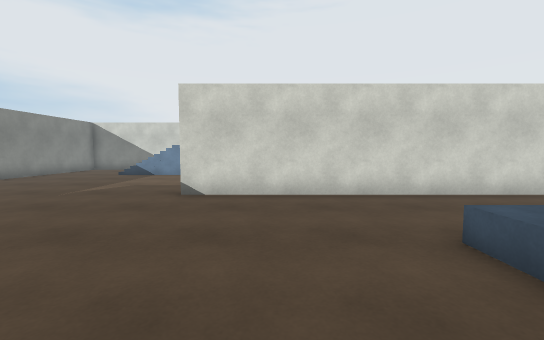
View 1 (above)

18 first-person views from a walk through a scene from a Unity 3-D project. The camera is 1.2 m above the floor, tilts 4° down and sees 90° across. The floor is counted in squares, 1 m on a side. Each view is taken from the middle of a square. On the plan, view 1 faces up. The plan holds only what a view shows up to about 13 squares ahead; the rest is blank. The player character is not drawn. Door leaves are left out, so doorways stand open.

View 2
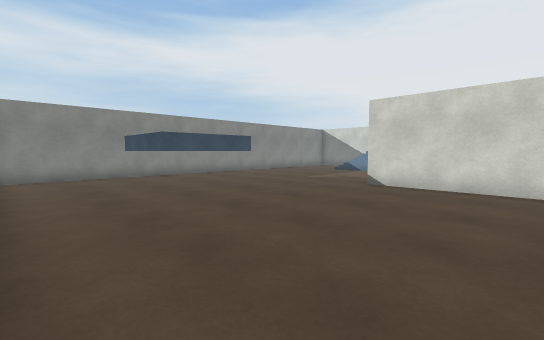

View 3
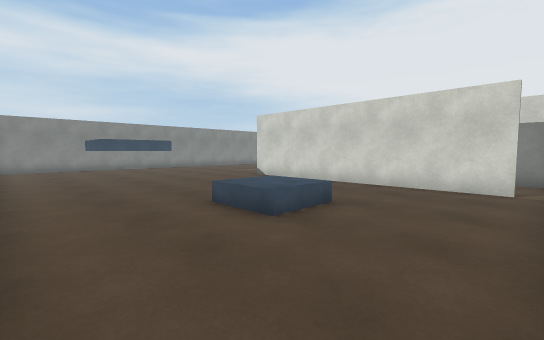

View 4
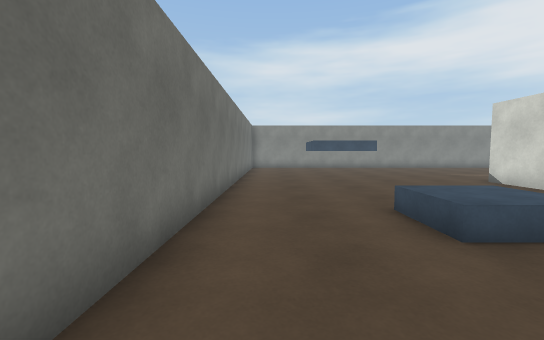

View 5
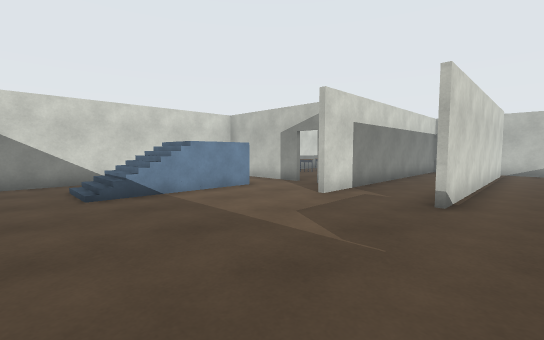

View 6
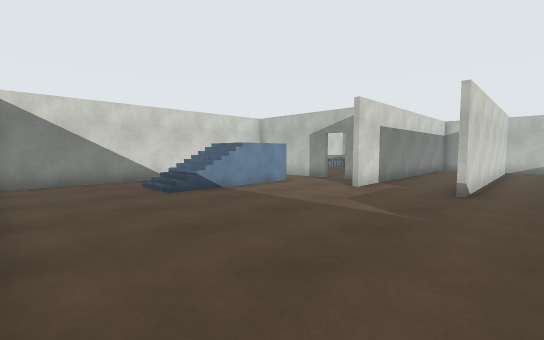

View 7
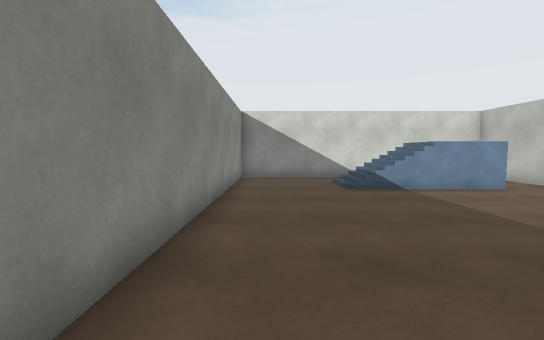

View 8
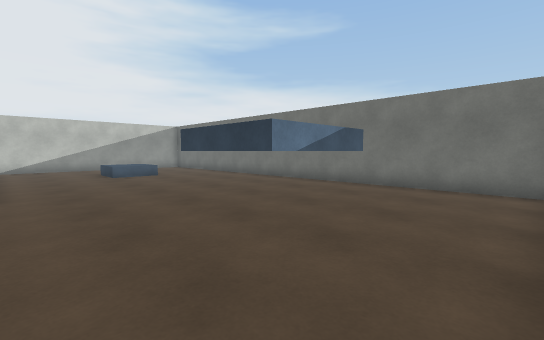

View 9
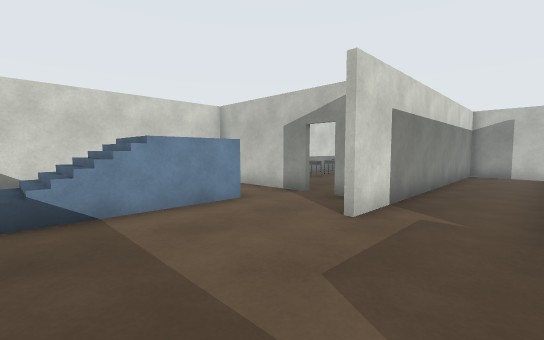

View 10
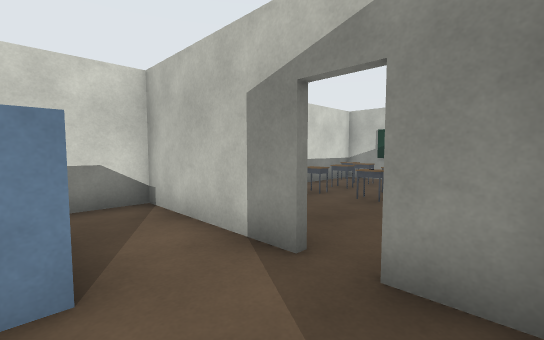

View 11
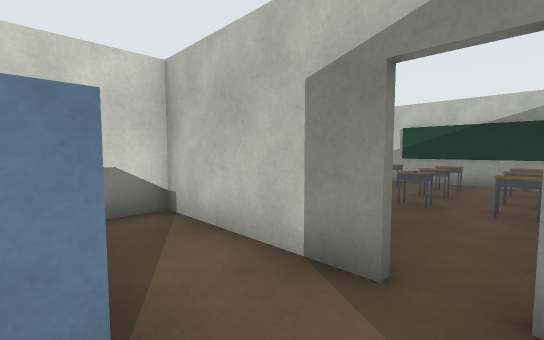

View 12
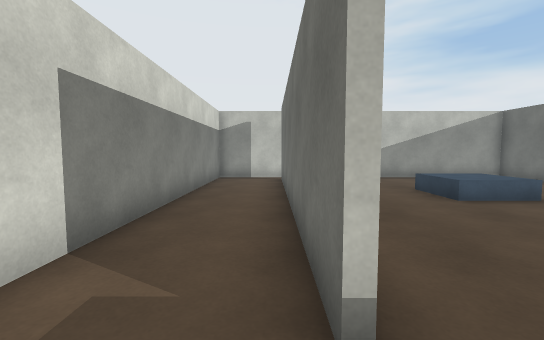

View 13
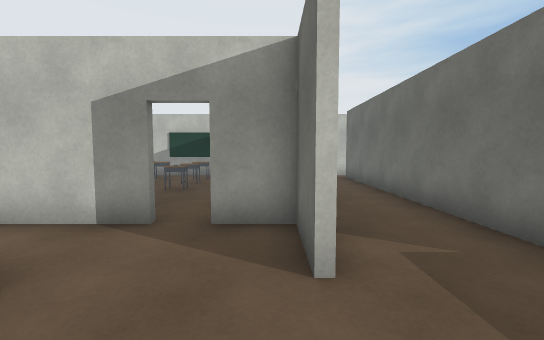

View 14
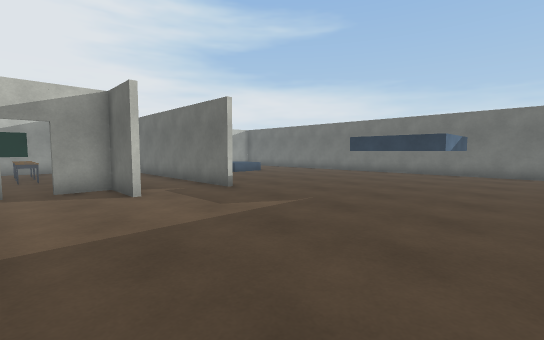

View 15
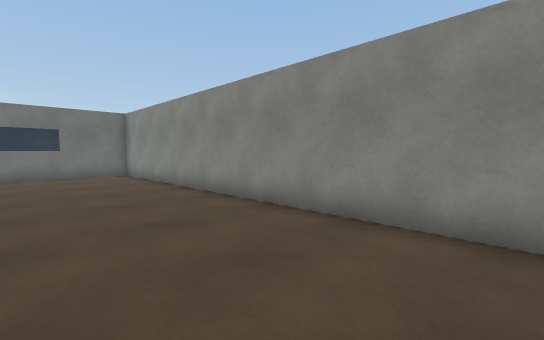

View 16
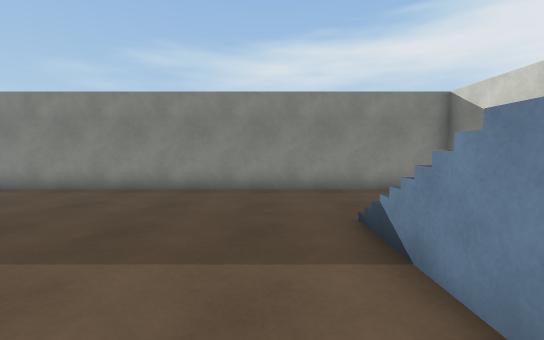

View 17
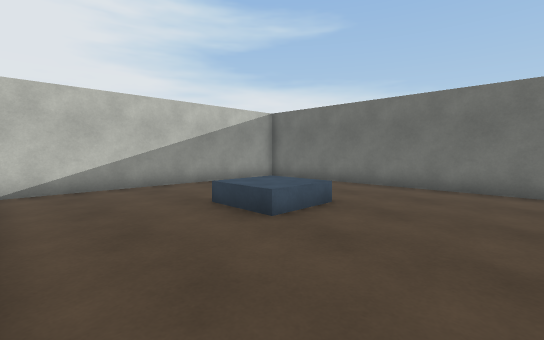

View 18
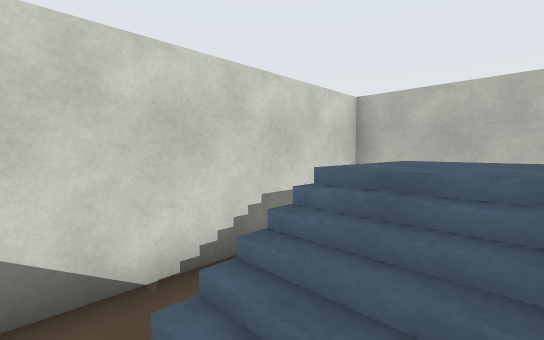

### Floor plan
Key: @ floor where view 1 was taken; # wall or solid block; x gap in a wall; . main floor; : floor 0.5 m higher than the main floor; + floor 1.5 m higher than the main floor; / step, stairs or slope; D open door; ^ raised ledge; O other object.
Columns run from 12 left of view 1 to 9 right of it. Each row starts with its distance up from view 1.
 18 #############
 17 #.......  ..#    ##O#
 16 #......   ..#  OOOOO#
 15 #....///  ..# .OOOOO#
 14 #..../// +..#..OOOOO#
 13 #..........Dx..OOOOO#
 12 #..........Dx..OOOOO##
 11 #.........############
 10 #....................#
  9 #....................#
  8 #.........##########.#
  7 #....................#
  6 #....................#
  5 #....................#
  4 #...^^^^.............#
  3 #...^  ^.......::....#
  2 #...^  ^.......::....#
  1 #...^^^#.............#
  0 #...........@........#
 -1 #....................#
 -2 #.................. .#
 -3 #####################

Positions as (right, up) in squares from view 1, and headings:
1: (0, 0), facing up
2: (2, -2), facing up-left
3: (8, -2), facing up-left
4: (8, -1), facing left
5: (-9, 6), facing up-right
6: (-11, 6), facing up-right
7: (-10, 5), facing up
8: (-11, 7), facing down-right
9: (-7, 8), facing up-right
10: (-3, 11), facing up-right
11: (-3, 12), facing up-right
12: (-4, 8), facing right
13: (-5, 11), facing right
14: (-10, 13), facing down-right
15: (-7, 12), facing down-left
16: (-3, 12), facing left
17: (-1, 7), facing down-right
18: (-7, 14), facing up-right
